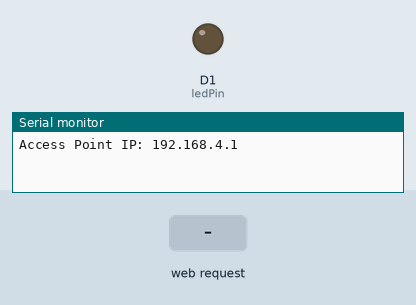
Recording of a sketch running on a simulated ESP8266 (NodeMCU). Parts: output pins drawn as LEDs (lit = HIGH), the last lines printed to the serial monitor. The test bench sets the inputs (shaded band).

Above: at 1.2 s.
1.3 s: HTTP request GET /on received
At 1.9 s:
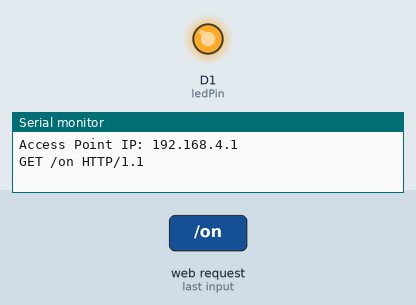
2.8 s: HTTP request GET /off received
At 4.2 s:
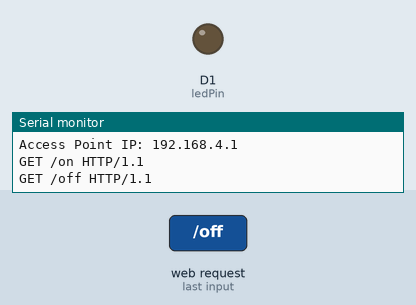
Timing chart, 0 to 5.8 s (numbered marks = the images above; inputs shaded):
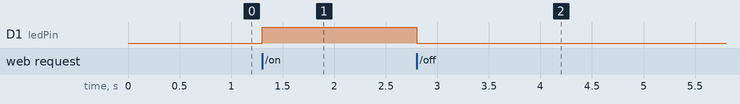

The sketch:

z.5.ino
```cpp
#include <ESP8266WiFi.h>

const char* ssid = "MojaSiec";
const char* password = "12345678";

WiFiServer server(80);
const int ledPin = D1;

void setup() {
  pinMode(ledPin, OUTPUT);
  digitalWrite(ledPin, LOW);

  Serial.begin(115200);
  WiFi.softAP(ssid, password);
  Serial.print("Access Point IP: ");
  Serial.println(WiFi.softAPIP());

  server.begin();
}

void loop() {
  WiFiClient client = server.available();
  if (!client) return;

  String request = client.readStringUntil('\r');
  Serial.println(request);
  client.flush();

  if (request.indexOf("GET /on") != -1) {
    digitalWrite(ledPin, HIGH);
  }
  if (request.indexOf("GET /off") != -1) {
    digitalWrite(ledPin, LOW);
  }

  client.println("HTTP/1.1 200 OK");
  client.println("Content-Type: text/html");
  client.println("Connection: close");
  client.println();
  client.println("<html><body>");
  client.println("<h1>Sterowanie dioda</h1>");
  client.println("<a href=\"/on\"><button>Włącz</button></a>");
  client.println("<a href=\"/off\"><button>Wyłącz</button></a>");
  client.println("</body></html>");
}
```

Measured:
- after the input at 1.3 s, D1 (ledPin): LOW → HIGH at once
- after the input at 2.8 s, D1 (ledPin): HIGH → LOW at once
